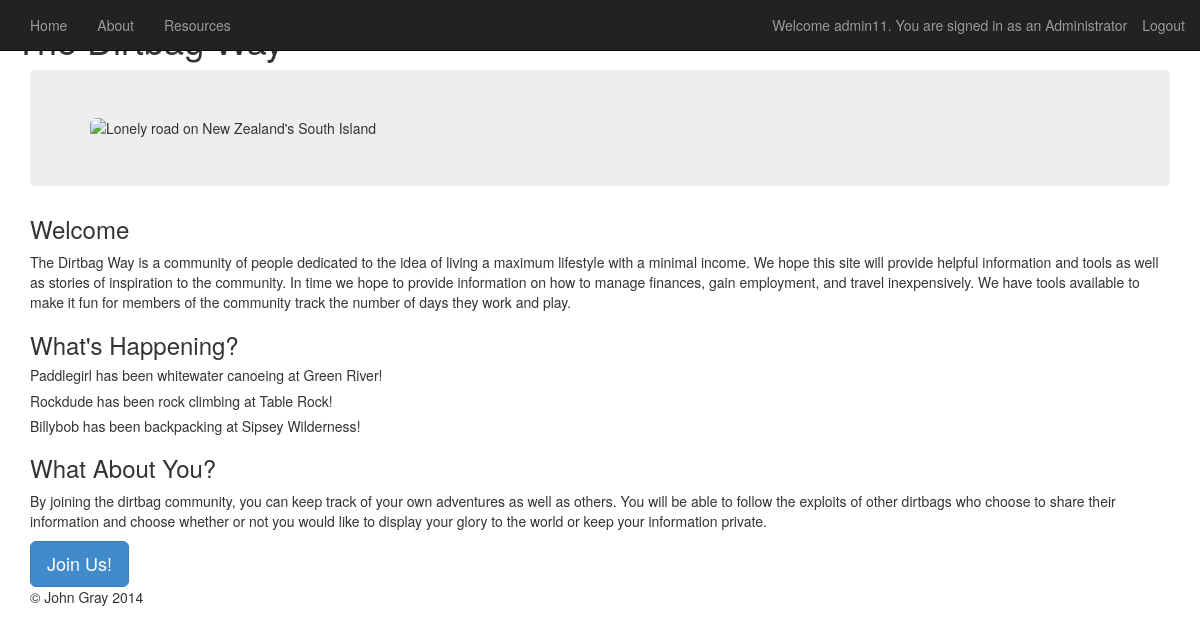
/ (signed in), run on the app's committed database.
### tables this page shows
CREATE TABLE `entry_ent` (
  `id_ent` int(11) NOT NULL AUTO_INCREMENT,
  `id_usr_ent` int(11) NOT NULL,
  `id_atv_ent` int(11) NOT NULL,
  `id_rol_ent` int(11) NOT NULL,
  `date_ent` date NOT NULL,
  `num_days_ent` float unsigned NOT NULL,
  `location_ent` varchar(255) DEFAULT NULL,
  `id_sts_ent` int(11) NOT NULL,
  `id_cts_ent` int(11) NOT NULL,
  `route_ent` varchar(255) NOT NULL,
  `distance_ent` float unsigned DEFAULT NULL,
  `description_ent` longtext,
  PRIMARY KEY (`id_ent`),
  KEY `fk_entry_ent_users_usr_idx` (`id_usr_ent`),
  KEY `fk_entry_ent_activity_atv1_idx` (`id_atv_ent`),
  KEY `fk_entry_ent_role_rol1_idx` (`id_rol_ent`),
  KEY `fk_entry_ent_states_sts1_idx` (`id_sts_ent`),
  KEY `fk_entry_ent_countries_cts1_idx` (`id_cts_ent`)
);

CREATE TABLE `users_usr` (
  `id_usr` int(11) NOT NULL AUTO_INCREMENT,
  `username_usr` varchar(45) NOT NULL,
  `password_usr` varchar(75) NOT NULL,
  `privileges_usr` varchar(45) NOT NULL DEFAULT 'user',
  `fname_usr` varchar(45) NOT NULL,
  `lname_usr` varchar(45) NOT NULL,
  `visibility_usr` varchar(10) NOT NULL DEFAULT 'private',
  `profile_usr` mediumtext NOT NULL,
  PRIMARY KEY (`id_usr`),
  UNIQUE KEY `username_usr_UNIQUE` (`username_usr`)
);

CREATE TABLE `activity_atv` (
  `id_atv` int(11) NOT NULL AUTO_INCREMENT,
  `name_atv` varchar(45) NOT NULL,
  `description_atv` mediumtext NOT NULL,
  PRIMARY KEY (`id_atv`),
  UNIQUE KEY `name_atv_UNIQUE` (`name_atv`)
);

### util/main.php (called while the page is built, shortened)
<?php
$uri = $_SERVER['REQUEST_URI'];
$dirs = explode('/', $uri);
$app_path = '/' . $dirs[1] . '/';
?>

### model/log_entry_db.php (called while the page is built, shortened)
<?php
function get_entries_public(){
    global $db;
	$query = "SELECT id_ent, users_usr.username_usr, activity_atv.name_atv, role_rol.name_rol, date_ent, num_days_ent, location_ent, states_sts.abbr_sts, countries_cts.code_cts, route_ent, distance_ent, description_ent
				FROM entry_ent
				INNER JOIN users_usr on users_usr.id_usr = entry_ent.id_usr_ent
				INNER JOIN activity_atv on activity_atv.id_atv = entry_ent.id_atv_ent
				INNER JOIN role_rol on role_rol.id_rol = entry_ent.id_rol_ent
				INNER JOIN states_sts on states_sts.id_sts = entry_ent.id_sts_ent
				INNER JOIN countries_cts on countries_cts.id_cts = entry_ent.id_cts_ent
			WHERE users_usr.visibility_usr = 'public'
			ORDER by date_ent DESC
			LIMIT 3";
	$statement = $db->prepare($query);
    $statement->execute();
    $public_entries = $statement->fetchAll();
    return $public_entries;
}
?>

### public_app/home_public.php (the view, shortened to what this page needs)
<?php
include('view/header.php');
?>
<body id='home_public'>
    <div class="container">
		<?php
		if(isset($_SESSION['is_valid_user']) & ($_SESSION['privilege'] == 'user')) {
			include('view/users_nav.php');
		} elseif(isset($_SESSION['is_valid_user']) & ($_SESSION['privilege'] == 'admin')) {
			include('view/admin_nav.php');
		}	else{
			include('view/public_nav.php');
		}
		 ?>
	<div class="row">
        <header>
            <h1>The Dirtbag Way</h1>
		</header>
    </div>
		<section class="jumbotron">
			<img class="img-responsive img-rounded" src='<?php echo $app_path?>images/nzroad1170.png' alt="Lonely road on New Zealand's South Island">
		</section>
				<h3>Welcome</h3>
				<p>The Dirtbag Way is a community of people dedicated to the idea of living a maximum lifestyle with a minimal income. We hope this site will provide helpful information and tools as well as stories of inspiration to the community. In time we hope to provide information on how to manage finances, gain employment, and travel inexpensively. We have tools available to make it fun for members of the community track the number of days they work and play.</p>
			<h3>What's Happening?</h3>
			<?php $public_entries = get_entries_public(); ?>
			<?php foreach ($public_entries as $public_entry) : ?>
			<h5><?php echo ucfirst($public_entry['username_usr'])?> has been <?php echo $public_entry['name_atv']?> at <?php echo $public_entry['location_ent']?>!</h5>
			<?php endforeach; ?>
		<section>
			<h3>What About You?</h3>
			<p>By joining the dirtbag community, you can keep track of your own adventures as well as others. You will be able to follow the exploits of other dirtbags who choose to share their information and choose whether or not you would like to display your glory to the world or keep your information private.</p>
			<button class="btn btn-primary btn-lg center_btn" data-toggle="modal" data-target=".bs-example-modal-lg">Join Us!</button>
		</section>
<?php include('view/footer.php') ?>

### data on the page
entry_ent: id_usr_ent.username_usr "Paddlegirl", id_atv_ent.name_atv "whitewater canoeing", location_ent "Green River"
entry_ent: id_usr_ent.username_usr "Rockdude", id_atv_ent.name_atv "rock climbing", location_ent "Table Rock"
entry_ent: id_usr_ent.username_usr "Billybob", id_atv_ent.name_atv "backpacking", location_ent "Sipsey Wilderness"

### other printed values
$_SESSION['username'] "admin11"
